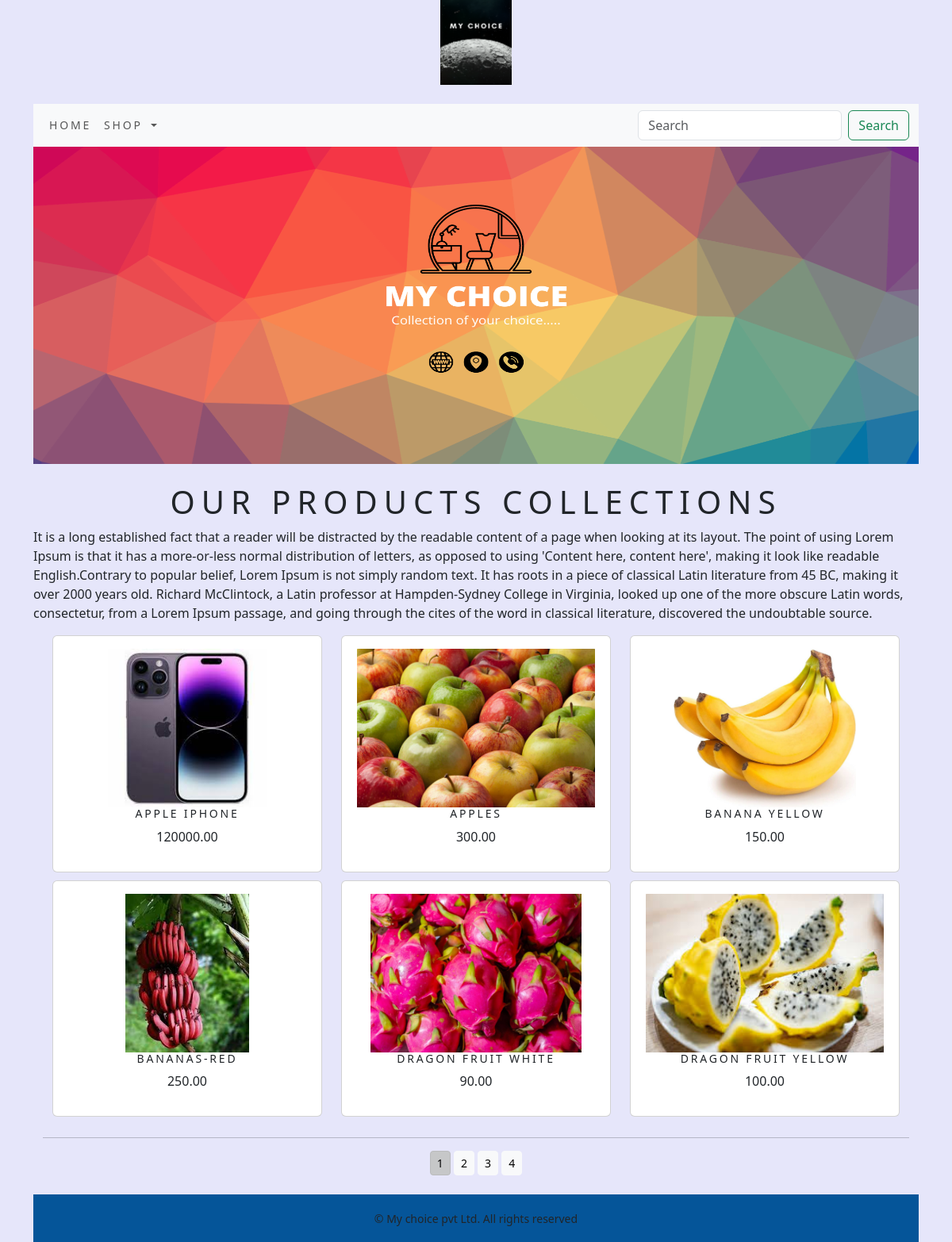
The page / on the database its author committed.
### shop/models.py (models this page shows, shortened)
class Product(models.Model):
    name=models.CharField(max_length=250,unique=True)
    slug=models.SlugField(max_length=250,unique=True)
    description=models.TextField(blank=True)
    price=models.DecimalField(max_digits=10,decimal_places=2)
    category=models.ForeignKey(Category,on_delete=models.CASCADE)
    image=models.ImageField(upload_to='product',blank=True)
    stock=models.IntegerField()
    available=models.BooleanField(default=True)
    created=models.DateTimeField(auto_now_add=True)
    updated=models.DateTimeField(auto_now=True)
    def get_url(self):
        return reverse('shop:productCategoryDetails',args=[self.category.slug,self.slug])
    class Meta:
        ordering = ('name',)
        verbose_name = 'product'
        verbose_name_plural = 'products'

### shop/views.py (the view)
# urls.py: path(r'^$', views.allProdCat, name="allProdCat"),
def allProdCat(request, c_slug = None):
    c_page = None
    products_list = None
    if c_slug!=None:
         c_page=get_object_or_404(Category,slug=c_slug)
         products_list=Product.objects.all().filter(category=c_page,available=True)
    else:
        products_list=Product.objects.all().filter(available=True)
    paginator =Paginator(products_list,6)
    try:
        page=int(request.GET.get('page',1))
    except:
        page=1
    try:
        products=paginator.page(page)
    except(EmptyPage,InvalidPage):
        products=paginator.page(paginator.num_pages)
    return render(request,"category.html",{'category':c_page,'products':products})

### cart/context_processors.py (called while the page is built)
def counter(request):
    item_count = 0
    if 'admin' in request.path:
        return {}
    else:
        try:
            cart= Cart.objects.filter(cart_id=_cart_id(request))
            cart_items=CartItem.objects.all().filter(cart=cart[:1])
            for cart_item in cart_items:
                item_count += cart_item.quantity
        except Cart.DoesNotExist:
            item_count=0
    return dict(item_count=item_count)

### cart/views.py (called while the page is built)
def _cart_id(request):
    cart= request.session.session_key
    if not cart:
        cart=request.session.create()
    return cart

### shop/context_processors.py (called while the page is built)
def menu_links(request):
    links=Category.objects.all()
    return dict(links=links)

### shop/models.py (called while the page is built)
    def get_url(self):
        return reverse('shop:products_by_category',args=[self.slug])

### templates/category.html (shortened to what this page needs)
{% extends 'base.html' %}
{% load static %}
{% block content %}
<div class="ses">
     <div class="mx_auto">
         {% if category %}
           <img class="my_image1 img-fluid" src="{{category.image.url}}" alt="{{category.name}}" height="400px;" width="100%">
     </div>
     <br>
   <div>
       <h1 class="text-center my_title">{{category.name}}</h1>
       <p class="text-justify">{{category.description}}</p>
   </div>
         {% else %}
   <div>
      <img class="my_image my_image_padding" src="{% static 'img/banner.png' %}" alt="our products" width="100%" height="400px">
   </div>
   <br>
   <div>
       <h1 class="text-center my_title">Our products collections</h1>
       <p class="text-justify">It is a long established fact that a reader will be distracted by the readable content of a page when looking at its layout. The point of using Lorem Ipsum is that it has a more-or-less normal distribution of letters, as opposed to using 'Content here, content here', making it look like readable English.Contrary to popular belief, Lorem Ipsum is not simply random text. It has roots in a piece of classical Latin literature from 45 BC, making it over 2000 years old. Richard McClintock, a Latin professor at Hampden-Sydney College in Virginia, looked up one of the more obscure Latin words, consectetur, from a Lorem Ipsum passage, and going through the cites of the word in classical literature, discovered the undoubtable source.</p>
   </div>
{% endif %}
<div class="container">
    <div class="row mx-auto">
        {% for product in products.object_list %}
         <div class="my_bottom_margin col-9 col-sm-12 col-md-4 col-lg-4">
             <div class="card  text-center" style="min-width:18rem;">
                 <div class="card-body">
             <a href="{{product.get_url}}"><img class="card-img-top my_image" src="{{product.image.url}}" alt="{{product.name}}" height="200"></a>
             <h4>{{product.name}}</h4>
             <p>{{product.price}}</p>
             </div>
         </div>
         </div>
        {% endfor %}
    </div>
    <div class="mx-auto">
        {% if products.paginator.num_pages > 1 %}
        <hr>
        <div class="text-center">
            {% for pg in products.paginator.page_range %}
            <a href="?page={{pg}}" class="btn btn-light btn-sm {% if  products.number == pg %} active {% endif %}">{{pg}}</a>
            {% endfor %}
        </div>
        {% endif %}
    </div>
    <br>
</div>
</div>
    {% endblock %}

### templates/base.html (shortened to what this page needs)
{% load static %}
<!DOCTYPE html>
<html lang="en" style="scroll-behavior:smooth;">
<head>
    <link rel="stylesheet" href="{% static 'css/custom.css' %}">
 <link href="{% static 'css/bootstrap.min.css' %}" rel="stylesheet">
</head>
<body>
<div class="container">
{% include 'header.html' %}
    <br>
{% include 'nav.html' %}
{% block content %}
{% endblock %}
</div>
{% include 'footer.html' %}
</body>
</html>

### templates/header.html
{% load static %}
<header>
     <div id="logo">
    <center><a href="{%url 'shop:allProdCat' %}"><img src="{% static 'img/logo.png' %}" class="img-fluid" alt="logoimage" width="90px" height="93px"></a>
     </center></div>
</header>

### templates/nav.html (shortened to what this page needs)
<nav class="navbar navbar-expand-lg bg-body-tertiary">
  <div class="container-fluid">
    <div class="collapse navbar-collapse" id="navbarSupportedContent">
      <ul class="navbar-nav me-auto mb-2 mb-lg-0">
        <li class="nav-item">
          <a class="nav-link" href="{% url 'shop:allProdCat' %}">Home</a>
        </li>
        <li class="nav-item dropdown {% if 'shop' in request.path %} active {% endif %}">
          <a class="nav-link dropdown-toggle" href="#" role="button" data-bs-toggle="dropdown" aria-expanded="false">
            Shop
          </a>
        </li>
      </ul>
      <form class="d-flex" action="{% url 'searchApp:SearchResult' %}" method="get" role="search">
        <input class="form-control me-2" type="search" placeholder="Search" name="q" aria-label="Search">
        <button class="btn btn-outline-success" type="submit">Search</button>
      </form>
    </div>
    </div>
</nav>

### templates/footer.html
<div class="footer navbar-fixed-bottom my-footer">
    <p class="text-center">&copy; My choice pvt Ltd. All rights reserved</p>
</div>

### static/css/custom.css (style rules this page uses)
body { background-color: Lavender !important; font-family: 'Poppins', sans-serif; }
.nav-item { letter-spacing:.2em; font-size:14px; text-transform:uppercase; }
.my-footer { background-color:#055599; height:60px; }
.my-footer p { padding-top:20px; font-size:14px; }
.my_title { font_size:16px; text-transform:uppercase; letter-spacing:.2em; }
.my_image_padding { padding:0px; }
.my_bottom_margin { margin-bottom:10px; }
.card-body h4 { font-size:14px; text-transform:uppercase; letter-spacing:.2em }
.card-img-top { max-width: 100%; max-height: 30vh; object-fit: contain; }

### rows shown on the page
Product: image (picture), name "APPLE IPHONE", price "120000.00"
Product: image (picture), name "APPLES", price "300.00"
Product: image (picture), name "BANANA YELLOW", price "150.00"
Product: image (picture), name "BANANAS-RED", price "250.00"
Product: image (picture), name "DRAGON FRUIT WHITE", price "90.00"
Product: image (picture), name "DRAGON FRUIT YELLOW", price "100.00"

### other values the page prints
{{ pg }} "1" "2" "3" "4"
